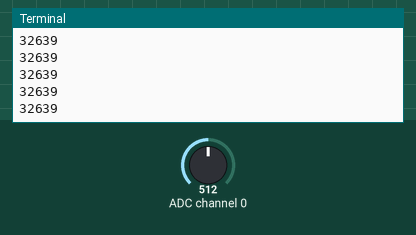
A program run on a simulated Raspberry Pi (BCM pin numbers). Shown: the last lines printed to the terminal. Inputs (shaded band) come from the test bench; at power-on: ADC channel 0 = 512 (analog values on the 0–1023 scale). The clock reads 2024-03-15 10:24:30 at power-on unless the program sets it; files the program writes start out absent.

Above: at 1.2 s.
1.3 s: ADC channel 0 set to 716
At 2.4 s:
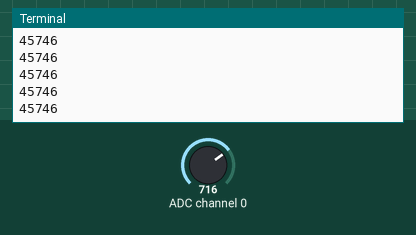
2.8 s: ADC channel 0 set to 900
At 3.4 s:
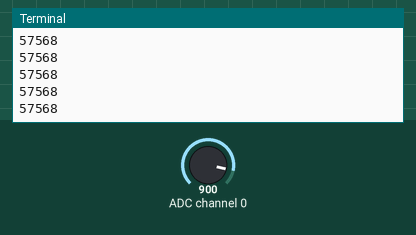
Timing chart, 0 to 5.8 s (numbered marks = the images above; inputs shaded):
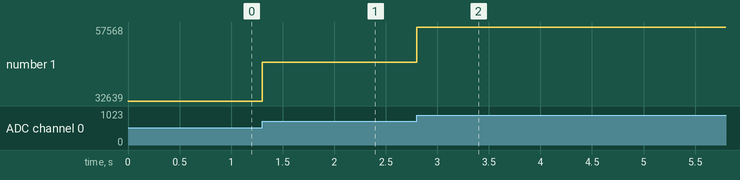

Measured:
- after the input at 1.3 s, the terminal: prints a new line at once (image 1)
- after the input at 2.8 s, the terminal: prints a new line at once (image 2)
- plotted number 1: 32639 → 45746 after the input at 1.3 s, 45746 → 57568 after the input at 2.8 s

The program:

i2c_20220930.py
```python
# -*- coding: utf-8 -*-

import smbus
import csv
import time
#import sleep
from time import sleep
import datetime

#デバイスのアドレス 0x48
addr = 0x48
#count=1
i2c = smbus.SMBus(1)
count=0
sleeptime = 0

while i2c:
#コマンドフォーマット　アドレス　読み込みたいデータのアドレス　データ数
#    rawdata=i2c.read_i2c_block_data(addr,addr,1)
    rawdata = i2c.read_word_data(addr, addr)
#    rawdata = i2c.read_byte_data(addr, addr)

    data = [str(count) + " " +str(rawdata) +"\n"]
    now = datetime.datetime.now()
    filename = './data/rawdata_' + now.strftime('%Y%m%d_%H%M') + '.csv'
    f= open(filename,'a')
    for line in data:
        f.write(line)
    f.close()
    print(rawdata)
    count+=1
    sleep(sleeptime)
```
